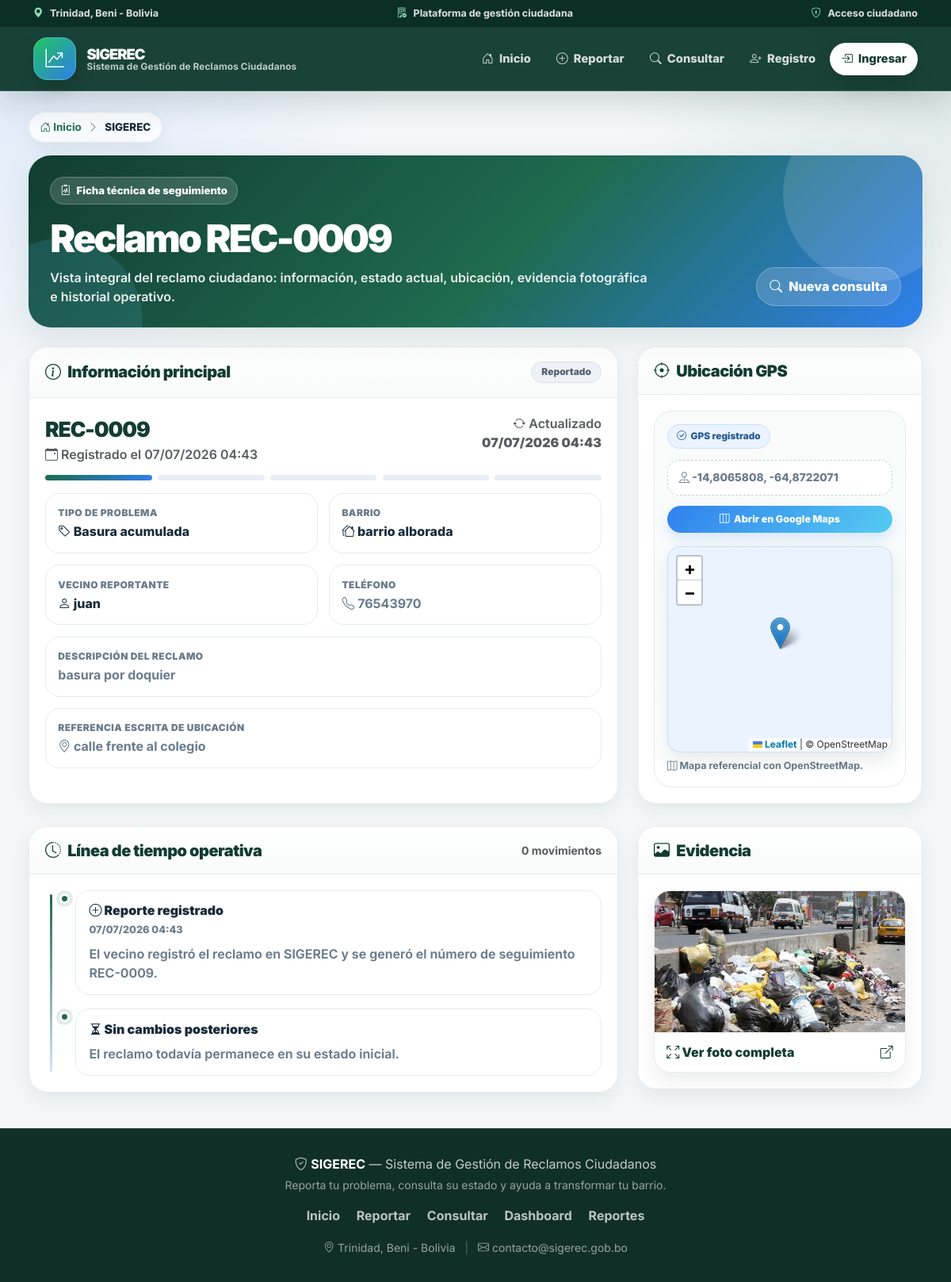
/reporte/REC-0009/, run on an earlier commit of the app's database.
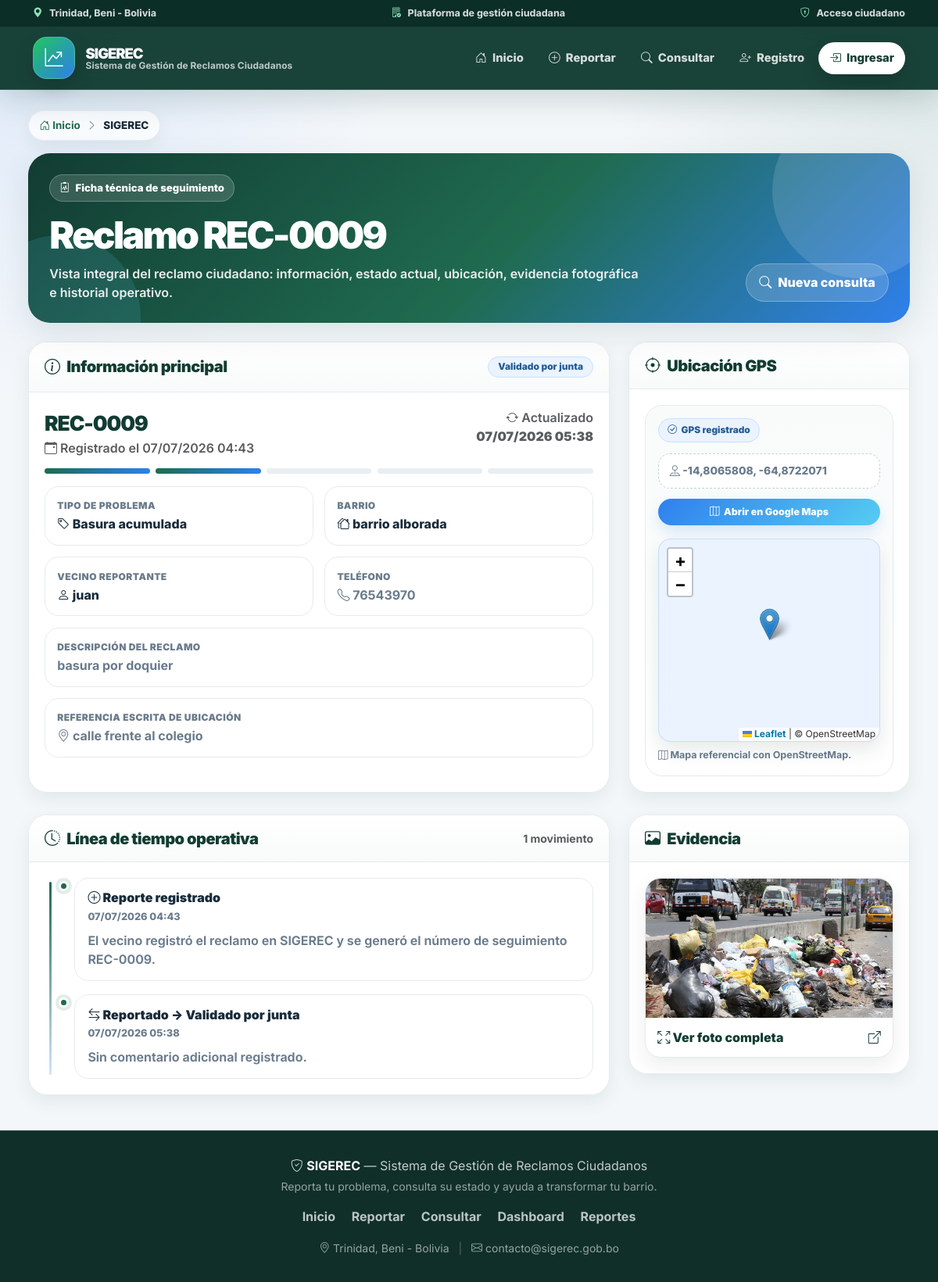
And on a later commit of the database.
### reportes/models.py (models this page shows, shortened)
class Reporte(models.Model):
    TIPOS = (
        ('bache', 'Bache'),
        ('basura', 'Basura acumulada'),
        ('alumbrado', 'Alumbrado dañado'),
        ('otro', 'Otro'),
    )
    ESTADOS = (
        ('reportado', 'Reportado'),
        ('validado', 'Validado por junta'),
        ('derivado', 'Derivado al municipio'),
        ('proceso', 'En proceso'),
        ('resuelto', 'Resuelto'),
    )
    vecino = models.ForeignKey(Vecino, on_delete=models.CASCADE)
    tipo = models.CharField(max_length=20, choices=TIPOS)
    descripcion = models.TextField()
    ubicacion = models.CharField(max_length=200)
    latitud = models.DecimalField(max_digits=10, decimal_places=7, null=True, blank=True)
    longitud = models.DecimalField(max_digits=10, decimal_places=7, null=True, blank=True)
    foto = models.ImageField(upload_to='reportes/', null=True, blank=True)
    numero_seguimiento = models.CharField(max_length=20, unique=True)
    estado = models.CharField(max_length=20, choices=ESTADOS, default='reportado')
    fecha_creacion = models.DateTimeField(auto_now_add=True)
    fecha_actualizacion = models.DateTimeField(auto_now=True)
    @property
    def tiene_gps(self):
        return self.latitud is not None and self.longitud is not None
    @property
    def google_maps_url(self):
        if self.tiene_gps:
            return f"https://www.google.com/maps?q={self.latitud},{self.longitud}"
        return ""
    class Meta:
        verbose_name_plural = "Reportes"

class Historial(models.Model):
    reporte = models.ForeignKey(Reporte, on_delete=models.CASCADE)
    estado_anterior = models.CharField(max_length=20)
    estado_nuevo = models.CharField(max_length=20)
    fecha_cambio = models.DateTimeField(auto_now_add=True)
    comentario = models.TextField(blank=True)
    class Meta:
        verbose_name_plural = "Historiales"

### vecinos/models.py (models this page shows, shortened)
class Vecino(models.Model):
    ROLES = (
        ('vecino', 'Vecino'),
        ('presidente', 'Presidente de Junta Vecinal'),
    )
    nombre = models.CharField(max_length=100)
    ci = models.CharField(max_length=15, unique=True)
    direccion = models.TextField()
    telefono = models.CharField(max_length=15)
    barrio = models.CharField(max_length=100)
    rol = models.CharField(max_length=20, choices=ROLES, default='vecino')
    usuario = models.OneToOneField(User, on_delete=models.CASCADE, null=True, blank=True)
    fecha_registro = models.DateTimeField(auto_now_add=True)
    class Meta:
        verbose_name_plural = "Vecinos"

### reportes/views.py (the view)
def detalle_reporte(request, numero_seguimiento):
    numero = numero_seguimiento.strip().upper()
    reporte = get_object_or_404(Reporte, numero_seguimiento=numero)
    historial_items = _historial_items(reporte)
    return render(request, 'detalle_reporte.html', {
        'reporte': reporte,
        'historial_items': historial_items,
    })

### reportes/views.py (called while the page is built)
def _historial_items(reporte):
    estados = dict(Reporte.ESTADOS)
    return [
        {
            'estado_anterior': h.estado_anterior,
            'estado_nuevo': h.estado_nuevo,
            'estado_anterior_display': estados.get(h.estado_anterior, h.estado_anterior),
            'estado_nuevo_display': estados.get(h.estado_nuevo, h.estado_nuevo),
            'fecha_cambio': h.fecha_cambio,
            'comentario': h.comentario,
        }
        for h in Historial.objects.filter(reporte=reporte).order_by('-fecha_cambio')
    ]

### templates/detalle_reporte.html (shortened to what the changed rows need)
{% extends 'base.html' %}
{% block contenido %}
<div class="page-shell">
    <div class="detail-hero">
        <div class="detail-hero-content d-flex flex-wrap justify-content-between align-items-end gap-3">
            <div>
                <div class="detail-kicker"><i class="bi bi-clipboard2-pulse"></i> Ficha técnica de seguimiento</div>
                <h2 class="detail-title">Reclamo {{ reporte.numero_seguimiento }}</h2>
                <p class="detail-subtitle">Vista integral del reclamo ciudadano: información, estado actual, ubicación, evidencia fotográfica e historial operativo.</p>
            </div>
        </div>
    </div>
    <div class="row g-4 align-items-stretch">
        <div class="col-lg-8">
            <div class="detail-card">
                <div class="detail-card-header">
                    <h5><i class="bi bi-info-circle"></i> Información principal</h5>
                    <span class="badge badge-estado {% if reporte.estado == 'reportado' %}badge-reportado{% elif reporte.estado == 'validado' %}badge-validado{% elif reporte.estado == 'derivado' %}badge-derivado{% elif reporte.estado == 'proceso' %}badge-proceso{% elif reporte.estado == 'resuelto' %}badge-resuelto{% endif %}">{{ reporte.get_estado_display }}</span>
                </div>
                <div class="detail-card-body">
                    <div class="d-flex flex-wrap justify-content-between align-items-start gap-3">
                        <div>
                            <div class="detail-code">{{ reporte.numero_seguimiento }}</div>
                            <div class="text-muted fw-semibold"><i class="bi bi-calendar-event"></i> Registrado el {{ reporte.fecha_creacion|date:"d/m/Y H:i" }}</div>
                        </div>
                        <div class="text-md-end text-muted fw-semibold"><i class="bi bi-arrow-repeat"></i> Actualizado<br><strong>{{ reporte.fecha_actualizacion|date:"d/m/Y H:i" }}</strong></div>
                    </div>
                    <div class="status-strip" title="Avance visual del estado">
                        <div class="status-step active"></div>
                        <div class="status-step {% if reporte.estado == 'validado' or reporte.estado == 'derivado' or reporte.estado == 'proceso' or reporte.estado == 'resuelto' %}active{% endif %}"></div>
                        <div class="status-step {% if reporte.estado == 'derivado' or reporte.estado == 'proceso' or reporte.estado == 'resuelto' %}active{% endif %}"></div>
                        <div class="status-step {% if reporte.estado == 'proceso' or reporte.estado == 'resuelto' %}active{% endif %}"></div>
                        <div class="status-step {% if reporte.estado == 'resuelto' %}active{% endif %}"></div>
                    </div>
                    <div class="info-grid">
                        <div class="info-item"><div class="info-label">Tipo de problema</div><div class="info-value"><i class="bi bi-tag"></i> {{ reporte.get_tipo_display }}</div></div>
                        <div class="info-item"><div class="info-label">Barrio</div><div class="info-value"><i class="bi bi-houses"></i> {{ reporte.vecino.barrio }}</div></div>
                        <div class="info-item"><div class="info-label">Vecino reportante</div><div class="info-value"><i class="bi bi-person"></i> {{ reporte.vecino.nombre }}</div></div>
                        <div class="info-item"><div class="info-label">Teléfono</div><div class="info-value muted"><i class="bi bi-telephone"></i> {{ reporte.vecino.telefono }}</div></div>
                        <div class="info-item full"><div class="info-label">Descripción del reclamo</div><div class="info-value muted">{{ reporte.descripcion }}</div></div>
                        <div class="info-item full"><div class="info-label">Referencia escrita de ubicación</div><div class="info-value muted"><i class="bi bi-geo-alt"></i> {{ reporte.ubicacion }}</div></div>
                    </div>
                </div>
            </div>
        </div>
        <div class="col-lg-4">
            <div class="detail-card">
                <div class="detail-card-body">
                    {% if reporte.tiene_gps %}
                        <div class="gps-panel">
                            <span class="gps-pill"><i class="bi bi-check-circle"></i> GPS registrado</span>
                            <div class="gps-coordinate-box"><i class="bi bi-pin-map"></i> {{ reporte.latitud }}, {{ reporte.longitud }}</div>
                            <a href="{{ reporte.google_maps_url }}" target="_blank" class="gps-link-button w-100 justify-content-center mb-3"><i class="bi bi-map"></i> Abrir en Google Maps</a>
                            <div class="sigerec-map" data-lat="{{ reporte.latitud|stringformat:'f' }}" data-lng="{{ reporte.longitud|stringformat:'f' }}" data-label="{{ reporte.numero_seguimiento }} - {{ reporte.get_tipo_display }}"></div>
                            <div class="map-caption"><i class="bi bi-map"></i> Mapa referencial con OpenStreetMap.</div>
                        </div>
                    {% else %}
                        <div class="empty-state-soft"><i class="bi bi-info-circle fs-4 d-block mb-2"></i> Este reclamo no tiene coordenadas GPS registradas.</div>
                    {% endif %}
                </div>
            </div>
        </div>
    </div>
    <div class="row g-4 mt-1 detail-lower-row align-items-start">
        <div class="col-lg-8">
            <div class="detail-card">
                <div class="detail-card-header">
                    <h5><i class="bi bi-clock-history"></i> Línea de tiempo operativa</h5>
                    <span class="text-muted fw-bold small">{{ historial_items|length }} movimiento{% if historial_items|length != 1 %}s{% endif %}</span>
                </div>
                <div class="detail-card-body">
                    <div class="timeline-premium">
                        <div class="timeline-premium-item">
                            <div class="timeline-premium-card">
                                <div class="timeline-premium-title"><i class="bi bi-plus-circle"></i> Reporte registrado</div>
                                <div class="timeline-premium-date">{{ reporte.fecha_creacion|date:"d/m/Y H:i" }}</div>
                                <div class="timeline-premium-text">El vecino registró el reclamo en SIGEREC y se generó el número de seguimiento {{ reporte.numero_seguimiento }}.</div>
                            </div>
                        </div>
                        {% for item in historial_items %}
                            <div class="timeline-premium-item">
                                <div class="timeline-premium-dot"></div>
                                <div class="timeline-premium-card">
                                    <div class="timeline-premium-title"><i class="bi bi-arrow-left-right"></i> {{ item.estado_anterior_display }} → {{ item.estado_nuevo_display }}</div>
                                    <div class="timeline-premium-date">{{ item.fecha_cambio|date:"d/m/Y H:i" }}</div>
                                    <div class="timeline-premium-text">{% if item.comentario %}{{ item.comentario }}{% else %}Sin comentario adicional registrado.{% endif %}</div>
                                </div>
                            </div>
                        {% empty %}
                            <div class="timeline-premium-item">
                                <div class="timeline-premium-dot"></div>
                                <div class="timeline-premium-card">
                                    <div class="timeline-premium-title"><i class="bi bi-hourglass-split"></i> Sin cambios posteriores</div>
                                    <div class="timeline-premium-text">El reclamo todavía permanece en su estado inicial.</div>
                                </div>
                            </div>
                        {% endfor %}
                    </div>
                </div>
            </div>
        </div>
        <div class="col-lg-4">
            <div class="detail-card">
                <div class="detail-card-body">
                    {% if reporte.foto and reporte.foto.url %}
                        <a href="{{ reporte.foto.url }}" target="_blank" class="photo-preview">
                            <img src="{{ reporte.foto.url }}" alt="Foto del reclamo {{ reporte.numero_seguimiento }}">
                            <div class="photo-preview-footer"><span><i class="bi bi-arrows-fullscreen"></i> Ver foto completa</span><i class="bi bi-box-arrow-up-right"></i></div>
                        </a>
                    {% else %}
                        <div class="empty-state-soft"><i class="bi bi-camera fs-4 d-block mb-2"></i> Sin fotografía adjunta.</div>
                    {% endif %}
                </div>
            </div>
        </div>
    </div>
</div>
{% endblock %}

What changed in the data, as far as the page shows it:
changed Reporte "REC-0009": estado "Reportado" → "Validado por junta"; fecha_actualizacion "07/07/2026 04:43" → "07/07/2026 05:38"
added Historial: estado_anterior_display "Reportado", estado_nuevo_display "Validado por junta", fecha_cambio "07/07/2026 05:38"
Also different on the page:
{{ historial_items|length }}: "0" → "1"
text no longer shown: "s Sin cambios posteriores El reclamo todavía permanece en su estado inicial."
